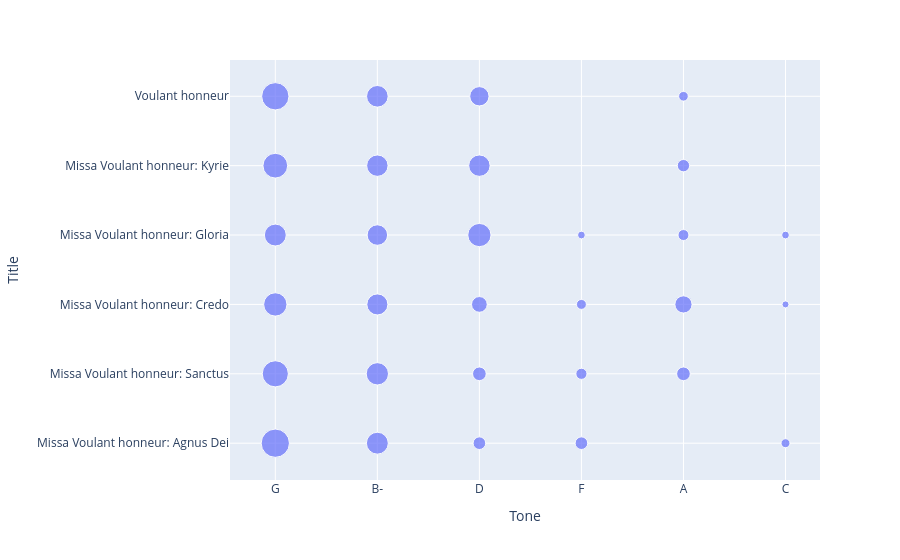

The notebook cell saved with this chart:
### Code cell
cadence_tone_percent = cadences.groupby(['Tone', 'Title']).size().reset_index(name='Count')

# Calculate % of cadences within each Title
cadence_tone_percent['Percent'] = (
    cadence_tone_percent.groupby('Title')['Count']
    .transform(lambda x: x / x.sum() * 100)
)

cadence_tone_percent['Title'] = pd.Categorical(cadence_tone_percent['Title'], categories=title_sort, ordered=True)

fig = px.scatter(cadence_tone_percent,
                 x='Tone',
                 y='Title',
                 size='Percent',
                 hover_data={'Count': True, 'Percent': ':.1f'})

fig.update_yaxes(categoryorder='array', 
                 categoryarray=title_sort[::-1])
fig.update_xaxes(categoryorder='array', 
                 categoryarray=tone_sort)
fig.show()

### Figure 1 — Plotly figure (JSON) as saved in the notebook; plotly's stock layout.template omitted (floating-point values rounded to 4 significant figures)
{"data": [{"customdata": [[6, 17.65], [2, 7.143], [1, 9.091], [3, 11.11], [1, 5.556], [6, 28.57], [9, 26.47], [7, 25], [3, 27.27], [8, 29.63], [5, 27.78], [1, 4.762], [1, 2.941], [1, 3.571], [2, 9.524], [5, 14.71], [9, 32.14], [3, 27.27], [3, 11.11], [4, 22.22], [2, 9.524], [2, 5.882], [1, 3.571], [2, 7.407], [10, 47.62], [11, 32.35], [8, 28.57], [4, 36.36], [11, 40.74], [8, 44.44]], "hovertemplate": "Tone=%{x}<br>Title=%{y}<br>Percent=%{customdata[1]:.1f}<br>Count=%{customdata[0]}<extra></extra>", "legendgroup": "", "marker": {"color": "#636efa", "size": [17.65, 7.143, 9.091, 11.11, 5.556, 28.57, 26.47, 25, 27.27, 29.63, 27.78, 4.762, 2.941, 3.571, 9.524, 14.71, 32.14, 27.27, 11.11, 22.22, 9.524, 5.882, 3.571, 7.407, 47.62, 32.35, 28.57, 36.36, 40.74, 44.44], "sizemode": "area", "sizeref": 0.119, "symbol": "circle"}, "mode": "markers", "name": "", "orientation": "v", "showlegend": false, "type": "scatter", "x": ["A", "A", "A", "A", "A", "B-", "B-", "B-", "B-", "B-", "B-", "C", "C", "C", "D", "D", "D", "D", "D", "D", "F", "F", "F", "F", "G", "G", "G", "G", "G", "G"], "xaxis": "x", "y": ["Missa Voulant honneur: Credo", "Missa Voulant honneur: Gloria", "Missa Voulant honneur: Kyrie", "Missa Voulant honneur: Sanctus", "Voulant honneur", "Missa Voulant honneur: Agnus Dei", "Missa Voulant honneur: Credo", "Missa Voulant honneur: Gloria", "Missa Voulant honneur: Kyrie", "Missa Voulant honneur: Sanctus", "Voulant honneur", "Missa Voulant honneur: Agnus Dei", "Missa Voulant honneur: Credo", "Missa Voulant honneur: Gloria", "Missa Voulant honneur: Agnus Dei", "Missa Voulant honneur: Credo", "Missa Voulant honneur: Gloria", "Missa Voulant honneur: Kyrie", "Missa Voulant honneur: Sanctus", "Voulant honneur", "Missa Voulant honneur: Agnus Dei", "Missa Voulant honneur: Credo", "Missa Voulant honneur: Gloria", "Missa Voulant honneur: Sanctus", "Missa Voulant honneur: Agnus Dei", "Missa Voulant honneur: Credo", "Missa Voulant honneur: Gloria", "Missa Voulant honneur: Kyrie", "Missa Voulant honneur: Sanctus", "Voulant honneur"], "yaxis": "y"}], "layout": {"autosize": true, "legend": {"itemsizing": "constant", "tracegroupgap": 0}, "margin": {"t": 60}, "xaxis": {"anchor": "y", "autorange": true, "categoryarray": ["G", "B-", "D", "F", "A", "C"], "categoryorder": "array", "domain": [0, 1], "range": [-0.4339, 5.334], "title": {"text": "Tone"}, "type": "category"}, "yaxis": {"anchor": "x", "autorange": true, "categoryarray": ["Missa Voulant honneur: Agnus Dei", "Missa Voulant honneur: Sanctus", "Missa Voulant honneur: Credo", "Missa Voulant honneur: Gloria", "Missa Voulant honneur: Kyrie", "Voulant honneur"], "categoryorder": "array", "domain": [0, 1], "range": [-0.8032, 5.787], "title": {"text": "Title"}, "type": "category"}}}
